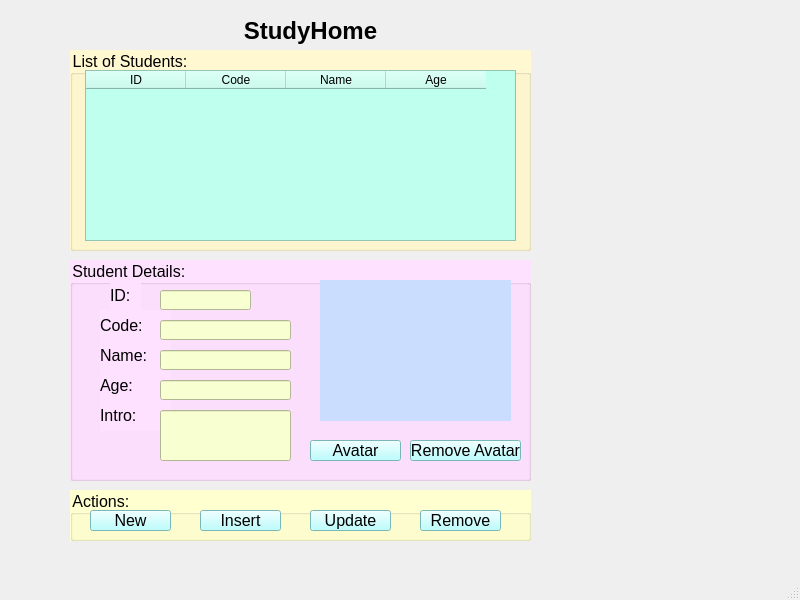
<?xml version="1.0" encoding="UTF-8"?>
<ui version="4.0">
 <class>MainWindow</class>
 <widget class="QMainWindow" name="MainWindow">
  <property name="geometry">
   <rect>
    <x>0</x>
    <y>0</y>
    <width>800</width>
    <height>600</height>
   </rect>
  </property>
  <property name="windowTitle">
   <string>MainWindow</string>
  </property>
  <widget class="QWidget" name="centralwidget">
   <widget class="QLabel" name="label">
    <property name="geometry">
     <rect>
      <x>210</x>
      <y>10</y>
      <width>201</width>
      <height>41</height>
     </rect>
    </property>
    <property name="font">
     <font>
      <pointsize>18</pointsize>
      <weight>75</weight>
      <bold>true</bold>
     </font>
    </property>
    <property name="text">
     <string>StudyHome</string>
    </property>
    <property name="alignment">
     <set>Qt::AlignCenter</set>
    </property>
   </widget>
   <widget class="QGroupBox" name="groupBox">
    <property name="geometry">
     <rect>
      <x>70</x>
      <y>50</y>
      <width>461</width>
      <height>201</height>
     </rect>
    </property>
    <property name="font">
     <font>
      <pointsize>12</pointsize>
     </font>
    </property>
    <property name="styleSheet">
     <string notr="true">background-color: rgb(255, 248, 208);</string>
    </property>
    <property name="title">
     <string>List of Students:</string>
    </property>
    <widget class="QTableWidget" name="tableWidgetStudent">
     <property name="geometry">
      <rect>
       <x>15</x>
       <y>20</y>
       <width>431</width>
       <height>171</height>
      </rect>
     </property>
     <property name="styleSheet">
      <string notr="true">background-color: rgb(190, 255, 237);</string>
     </property>
     <column>
      <property name="text">
       <string>ID</string>
      </property>
     </column>
     <column>
      <property name="text">
       <string>Code</string>
      </property>
     </column>
     <column>
      <property name="text">
       <string>Name</string>
      </property>
     </column>
     <column>
      <property name="text">
       <string>Age</string>
      </property>
     </column>
    </widget>
   </widget>
   <widget class="QGroupBox" name="groupBox_2">
    <property name="geometry">
     <rect>
      <x>70</x>
      <y>260</y>
      <width>461</width>
      <height>221</height>
     </rect>
    </property>
    <property name="font">
     <font>
      <pointsize>12</pointsize>
     </font>
    </property>
    <property name="styleSheet">
     <string notr="true">background-color: rgb(254, 224, 255);</string>
    </property>
    <property name="title">
     <string>Student Details: </string>
    </property>
    <widget class="QLabel" name="label_2">
     <property name="geometry">
      <rect>
       <x>40</x>
       <y>20</y>
       <width>31</width>
       <height>31</height>
      </rect>
     </property>
     <property name="font">
      <font>
       <pointsize>12</pointsize>
      </font>
     </property>
     <property name="text">
      <string>ID:</string>
     </property>
    </widget>
    <widget class="QLabel" name="label_3">
     <property name="geometry">
      <rect>
       <x>30</x>
       <y>50</y>
       <width>71</width>
       <height>31</height>
      </rect>
     </property>
     <property name="font">
      <font>
       <pointsize>12</pointsize>
      </font>
     </property>
     <property name="text">
      <string>Code:</string>
     </property>
    </widget>
    <widget class="QLabel" name="label_4">
     <property name="geometry">
      <rect>
       <x>30</x>
       <y>80</y>
       <width>71</width>
       <height>31</height>
      </rect>
     </property>
     <property name="font">
      <font>
       <pointsize>12</pointsize>
      </font>
     </property>
     <property name="text">
      <string>Name:</string>
     </property>
    </widget>
    <widget class="QLabel" name="label_5">
     <property name="geometry">
      <rect>
       <x>30</x>
       <y>110</y>
       <width>71</width>
       <height>31</height>
      </rect>
     </property>
     <property name="font">
      <font>
       <pointsize>12</pointsize>
      </font>
     </property>
     <property name="text">
      <string>Age:</string>
     </property>
    </widget>
    <widget class="QLabel" name="label_6">
     <property name="geometry">
      <rect>
       <x>30</x>
       <y>140</y>
       <width>71</width>
       <height>31</height>
      </rect>
     </property>
     <property name="font">
      <font>
       <pointsize>12</pointsize>
      </font>
     </property>
     <property name="text">
      <string>Intro:</string>
     </property>
    </widget>
    <widget class="QLineEdit" name="lineEditID">
     <property name="geometry">
      <rect>
       <x>90</x>
       <y>30</y>
       <width>91</width>
       <height>20</height>
      </rect>
     </property>
     <property name="styleSheet">
      <string notr="true">background-color: rgb(248, 255, 208);</string>
     </property>
    </widget>
    <widget class="QLineEdit" name="lineEditCode">
     <property name="geometry">
      <rect>
       <x>90</x>
       <y>60</y>
       <width>131</width>
       <height>20</height>
      </rect>
     </property>
     <property name="styleSheet">
      <string notr="true">background-color: rgb(248, 255, 208);</string>
     </property>
    </widget>
    <widget class="QLineEdit" name="lineEditName">
     <property name="geometry">
      <rect>
       <x>90</x>
       <y>90</y>
       <width>131</width>
       <height>20</height>
      </rect>
     </property>
     <property name="styleSheet">
      <string notr="true">background-color: rgb(248, 255, 208);</string>
     </property>
    </widget>
    <widget class="QLineEdit" name="lineEditAge">
     <property name="geometry">
      <rect>
       <x>90</x>
       <y>120</y>
       <width>131</width>
       <height>20</height>
      </rect>
     </property>
     <property name="styleSheet">
      <string notr="true">background-color: rgb(248, 255, 208);</string>
     </property>
    </widget>
    <widget class="QLineEdit" name="lineEditIntro">
     <property name="geometry">
      <rect>
       <x>90</x>
       <y>150</y>
       <width>131</width>
       <height>51</height>
      </rect>
     </property>
     <property name="styleSheet">
      <string notr="true">background-color: rgb(248, 255, 208);</string>
     </property>
    </widget>
    <widget class="QLabel" name="labelAvatar">
     <property name="geometry">
      <rect>
       <x>250</x>
       <y>20</y>
       <width>191</width>
       <height>141</height>
      </rect>
     </property>
     <property name="styleSheet">
      <string notr="true">background-color: rgb(202, 221, 255);</string>
     </property>
     <property name="text">
      <string/>
     </property>
    </widget>
    <widget class="QPushButton" name="pushButtonAvatar">
     <property name="geometry">
      <rect>
       <x>240</x>
       <y>180</y>
       <width>91</width>
       <height>21</height>
      </rect>
     </property>
     <property name="font">
      <font>
       <pointsize>12</pointsize>
      </font>
     </property>
     <property name="styleSheet">
      <string notr="true">background-color: rgb(170, 255, 255);</string>
     </property>
     <property name="text">
      <string>Avatar</string>
     </property>
    </widget>
    <widget class="QPushButton" name="pushButtonRemoveAvatar">
     <property name="geometry">
      <rect>
       <x>340</x>
       <y>180</y>
       <width>111</width>
       <height>21</height>
      </rect>
     </property>
     <property name="font">
      <font>
       <pointsize>12</pointsize>
      </font>
     </property>
     <property name="styleSheet">
      <string notr="true">background-color: rgb(170, 255, 255);</string>
     </property>
     <property name="text">
      <string>Remove Avatar</string>
     </property>
    </widget>
   </widget>
   <widget class="QGroupBox" name="groupBox_3">
    <property name="geometry">
     <rect>
      <x>70</x>
      <y>490</y>
      <width>461</width>
      <height>51</height>
     </rect>
    </property>
    <property name="font">
     <font>
      <pointsize>12</pointsize>
     </font>
    </property>
    <property name="styleSheet">
     <string notr="true">background-color: rgb(255, 255, 208);</string>
    </property>
    <property name="title">
     <string>Actions: </string>
    </property>
    <widget class="QPushButton" name="pushButtonNew">
     <property name="geometry">
      <rect>
       <x>20</x>
       <y>20</y>
       <width>81</width>
       <height>21</height>
      </rect>
     </property>
     <property name="font">
      <font>
       <pointsize>12</pointsize>
      </font>
     </property>
     <property name="styleSheet">
      <string notr="true">background-color: rgb(170, 255, 255);</string>
     </property>
     <property name="text">
      <string>New</string>
     </property>
    </widget>
    <widget class="QPushButton" name="pushButtonInsert">
     <property name="geometry">
      <rect>
       <x>130</x>
       <y>20</y>
       <width>81</width>
       <height>21</height>
      </rect>
     </property>
     <property name="font">
      <font>
       <pointsize>12</pointsize>
      </font>
     </property>
     <property name="styleSheet">
      <string notr="true">background-color: rgb(170, 255, 255);</string>
     </property>
     <property name="text">
      <string>Insert</string>
     </property>
    </widget>
    <widget class="QPushButton" name="pushButtonUpdate">
     <property name="geometry">
      <rect>
       <x>240</x>
       <y>20</y>
       <width>81</width>
       <height>21</height>
      </rect>
     </property>
     <property name="font">
      <font>
       <pointsize>12</pointsize>
      </font>
     </property>
     <property name="styleSheet">
      <string notr="true">background-color: rgb(170, 255, 255);</string>
     </property>
     <property name="text">
      <string>Update</string>
     </property>
    </widget>
    <widget class="QPushButton" name="pushButtonRemove">
     <property name="geometry">
      <rect>
       <x>350</x>
       <y>20</y>
       <width>81</width>
       <height>21</height>
      </rect>
     </property>
     <property name="font">
      <font>
       <pointsize>12</pointsize>
      </font>
     </property>
     <property name="styleSheet">
      <string notr="true">background-color: rgb(170, 255, 255);</string>
     </property>
     <property name="text">
      <string>Remove</string>
     </property>
    </widget>
   </widget>
  </widget>
  <widget class="QMenuBar" name="menubar">
   <property name="geometry">
    <rect>
     <x>0</x>
     <y>0</y>
     <width>800</width>
     <height>18</height>
    </rect>
   </property>
  </widget>
  <widget class="QStatusBar" name="statusbar"/>
 </widget>
 <resources/>
 <connections/>
</ui>
